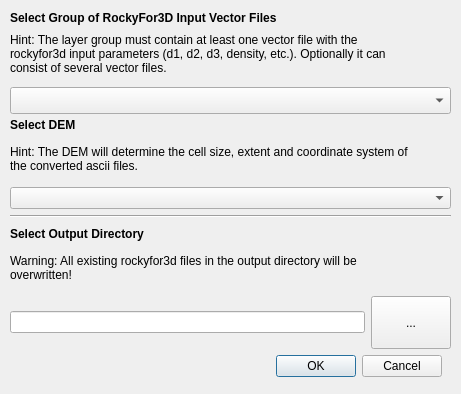
<?xml version="1.0" encoding="UTF-8"?>
<ui version="4.0">
 <class>ExportToRF3DDialogBase</class>
 <widget class="QDialog" name="ExportToRF3DDialogBase">
  <property name="geometry">
   <rect>
    <x>0</x>
    <y>0</y>
    <width>461</width>
    <height>394</height>
   </rect>
  </property>
  <property name="minimumSize">
   <size>
    <width>461</width>
    <height>0</height>
   </size>
  </property>
  <property name="maximumSize">
   <size>
    <width>461</width>
    <height>16777215</height>
   </size>
  </property>
  <property name="windowTitle">
   <string>Export Input Data to RockyFor3D</string>
  </property>
  <widget class="QDialogButtonBox" name="button_box">
   <property name="geometry">
    <rect>
     <x>250</x>
     <y>350</y>
     <width>192</width>
     <height>32</height>
    </rect>
   </property>
   <property name="sizePolicy">
    <sizepolicy hsizetype="Expanding" vsizetype="Fixed">
     <horstretch>0</horstretch>
     <verstretch>0</verstretch>
    </sizepolicy>
   </property>
   <property name="orientation">
    <enum>Qt::Horizontal</enum>
   </property>
   <property name="standardButtons">
    <set>QDialogButtonBox::Cancel|QDialogButtonBox::Ok</set>
   </property>
  </widget>
  <widget class="QWidget" name="verticalLayoutWidget">
   <property name="geometry">
    <rect>
     <x>10</x>
     <y>10</y>
     <width>441</width>
     <height>339</height>
    </rect>
   </property>
   <layout class="QVBoxLayout" name="verticalLayout">
    <item>
     <widget class="QLabel" name="label">
      <property name="maximumSize">
       <size>
        <width>16777215</width>
        <height>15</height>
       </size>
      </property>
      <property name="font">
       <font>
        <weight>75</weight>
        <bold>true</bold>
       </font>
      </property>
      <property name="text">
       <string>Select Group of RockyFor3D Input Vector Files</string>
      </property>
     </widget>
    </item>
    <item>
     <widget class="QLabel" name="label_3">
      <property name="enabled">
       <bool>true</bool>
      </property>
      <property name="sizePolicy">
       <sizepolicy hsizetype="Expanding" vsizetype="Expanding">
        <horstretch>0</horstretch>
        <verstretch>0</verstretch>
       </sizepolicy>
      </property>
      <property name="minimumSize">
       <size>
        <width>0</width>
        <height>50</height>
       </size>
      </property>
      <property name="maximumSize">
       <size>
        <width>400</width>
        <height>45</height>
       </size>
      </property>
      <property name="toolTip">
       <string/>
      </property>
      <property name="autoFillBackground">
       <bool>false</bool>
      </property>
      <property name="inputMethodHints">
       <set>Qt::ImhMultiLine</set>
      </property>
      <property name="text">
       <string>Hint: The layer group must contain at least one vector file with the rockyfor3d input parameters (d1, d2, d3, density, etc.). Optionally it can consist of several vector files.</string>
      </property>
      <property name="alignment">
       <set>Qt::AlignLeading|Qt::AlignLeft|Qt::AlignTop</set>
      </property>
      <property name="wordWrap">
       <bool>true</bool>
      </property>
     </widget>
    </item>
    <item>
     <widget class="QComboBox" name="groupSelection">
      <property name="sizePolicy">
       <sizepolicy hsizetype="Expanding" vsizetype="Fixed">
        <horstretch>0</horstretch>
        <verstretch>0</verstretch>
       </sizepolicy>
      </property>
      <property name="minimumSize">
       <size>
        <width>0</width>
        <height>27</height>
       </size>
      </property>
     </widget>
    </item>
    <item>
     <widget class="QLabel" name="label_2">
      <property name="sizePolicy">
       <sizepolicy hsizetype="Preferred" vsizetype="Preferred">
        <horstretch>0</horstretch>
        <verstretch>0</verstretch>
       </sizepolicy>
      </property>
      <property name="maximumSize">
       <size>
        <width>16777215</width>
        <height>10</height>
       </size>
      </property>
      <property name="font">
       <font>
        <weight>75</weight>
        <bold>true</bold>
       </font>
      </property>
      <property name="text">
       <string>Select DEM</string>
      </property>
     </widget>
    </item>
    <item>
     <widget class="QLabel" name="label_4">
      <property name="enabled">
       <bool>true</bool>
      </property>
      <property name="sizePolicy">
       <sizepolicy hsizetype="Expanding" vsizetype="Preferred">
        <horstretch>0</horstretch>
        <verstretch>0</verstretch>
       </sizepolicy>
      </property>
      <property name="maximumSize">
       <size>
        <width>400</width>
        <height>45</height>
       </size>
      </property>
      <property name="toolTip">
       <string/>
      </property>
      <property name="autoFillBackground">
       <bool>false</bool>
      </property>
      <property name="inputMethodHints">
       <set>Qt::ImhMultiLine</set>
      </property>
      <property name="text">
       <string>Hint: The DEM will determine the cell size, extent and coordinate system of the converted ascii files.</string>
      </property>
      <property name="wordWrap">
       <bool>true</bool>
      </property>
     </widget>
    </item>
    <item>
     <widget class="QComboBox" name="demSelection">
      <property name="sizePolicy">
       <sizepolicy hsizetype="Expanding" vsizetype="Fixed">
        <horstretch>0</horstretch>
        <verstretch>0</verstretch>
       </sizepolicy>
      </property>
     </widget>
    </item>
    <item>
     <widget class="Line" name="line">
      <property name="maximumSize">
       <size>
        <width>16777215</width>
        <height>16777215</height>
       </size>
      </property>
      <property name="orientation">
       <enum>Qt::Horizontal</enum>
      </property>
     </widget>
    </item>
    <item>
     <widget class="QLabel" name="label_6">
      <property name="sizePolicy">
       <sizepolicy hsizetype="Preferred" vsizetype="Preferred">
        <horstretch>0</horstretch>
        <verstretch>0</verstretch>
       </sizepolicy>
      </property>
      <property name="minimumSize">
       <size>
        <width>0</width>
        <height>15</height>
       </size>
      </property>
      <property name="maximumSize">
       <size>
        <width>16777215</width>
        <height>10</height>
       </size>
      </property>
      <property name="font">
       <font>
        <weight>75</weight>
        <bold>true</bold>
       </font>
      </property>
      <property name="text">
       <string>Select Output Directory</string>
      </property>
     </widget>
    </item>
    <item>
     <widget class="QLabel" name="label_5">
      <property name="enabled">
       <bool>true</bool>
      </property>
      <property name="sizePolicy">
       <sizepolicy hsizetype="Expanding" vsizetype="Preferred">
        <horstretch>0</horstretch>
        <verstretch>0</verstretch>
       </sizepolicy>
      </property>
      <property name="maximumSize">
       <size>
        <width>400</width>
        <height>45</height>
       </size>
      </property>
      <property name="toolTip">
       <string/>
      </property>
      <property name="autoFillBackground">
       <bool>false</bool>
      </property>
      <property name="inputMethodHints">
       <set>Qt::ImhMultiLine</set>
      </property>
      <property name="text">
       <string>Warning: All existing rockyfor3d files in the output directory will be overwritten!</string>
      </property>
      <property name="wordWrap">
       <bool>true</bool>
      </property>
     </widget>
    </item>
    <item>
     <layout class="QHBoxLayout" name="horizontalLayout">
      <item>
       <widget class="QLineEdit" name="outputPath">
        <property name="minimumSize">
         <size>
          <width>0</width>
          <height>20</height>
         </size>
        </property>
       </widget>
      </item>
      <item>
       <widget class="QPushButton" name="openFinder">
        <property name="sizePolicy">
         <sizepolicy hsizetype="Minimum" vsizetype="Preferred">
          <horstretch>0</horstretch>
          <verstretch>0</verstretch>
         </sizepolicy>
        </property>
        <property name="minimumSize">
         <size>
          <width>0</width>
          <height>0</height>
         </size>
        </property>
        <property name="toolTip">
         <string>&lt;html&gt;&lt;head/&gt;&lt;body&gt;&lt;p&gt;Open the explorer window of your OS&lt;/p&gt;&lt;/body&gt;&lt;/html&gt;</string>
        </property>
        <property name="text">
         <string>...</string>
        </property>
       </widget>
      </item>
     </layout>
    </item>
   </layout>
  </widget>
 </widget>
 <resources/>
 <connections>
  <connection>
   <sender>button_box</sender>
   <signal>accepted()</signal>
   <receiver>ExportToRF3DDialogBase</receiver>
   <slot>accept()</slot>
   <hints>
    <hint type="sourcelabel">
     <x>20</x>
     <y>20</y>
    </hint>
    <hint type="destinationlabel">
     <x>20</x>
     <y>20</y>
    </hint>
   </hints>
  </connection>
  <connection>
   <sender>button_box</sender>
   <signal>rejected()</signal>
   <receiver>ExportToRF3DDialogBase</receiver>
   <slot>reject()</slot>
   <hints>
    <hint type="sourcelabel">
     <x>20</x>
     <y>20</y>
    </hint>
    <hint type="destinationlabel">
     <x>20</x>
     <y>20</y>
    </hint>
   </hints>
  </connection>
 </connections>
</ui>
